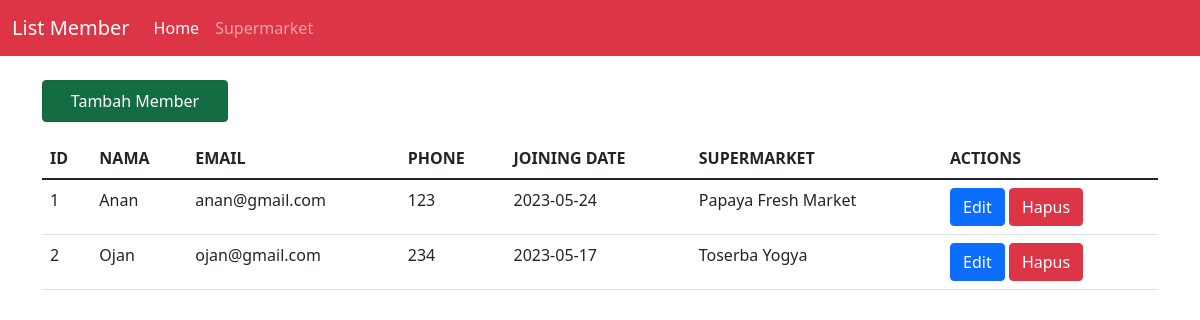
The page / on the database its author committed.
### tables this page shows
CREATE TABLE `members` (
  `id` int(11) NOT NULL,
  `name` varchar(255) NOT NULL,
  `email` varchar(255) NOT NULL,
  `phone` varchar(255) NOT NULL,
  `join_date` date NOT NULL,
  `id_supermarket` int(11) NOT NULL
);

CREATE TABLE `supermarket` (
  `id_supermarket` int(11) NOT NULL,
  `nama_supermarket` varchar(255) NOT NULL,
  `alamat_supermarket` varchar(255) NOT NULL
);

### controllers/Members.controller.php (called while the page is built, shortened)
<?php
include_once("models/Members.class.php");
include_once("models/Supermarket.class.php");
include_once("views/Members.view.php");
class MembersController
{
    private $members;
    private $supermarket;
    function __construct()
    {
        $this->members = new Members(Conf::$db_host, Conf::$db_user, Conf::$db_pass, Conf::$db_name);
        $this->supermarket = new Supermarket(Conf::$db_host, Conf::$db_user, Conf::$db_pass, Conf::$db_name);
    }
    public function index()
    {
        $this->members->open();
        $this->supermarket->open();
        $this->members->getMembers();
        $this->supermarket->getSupermarket();
        $data = array();
        while ($row = $this->members->getResult()) {
            array_push($data, $row);
        }
        $dataSupermarket = array();
        while ($row = $this->supermarket->getResult()) {
            array_push($dataSupermarket, $row);
        }
        $view = new MembersView();
        $view->render($data, $dataSupermarket);
    }
}

### views/Members.view.php (the view, shortened to what this page needs)
<?php
class MembersView
{
    public function render($data, $dataSupermarket)
    {
        $no = 1;
        $dataMembers = null;
        foreach ($data as $val) {
            list($id, $name, $email, $phone, $join_date, $id_supermarket) = $val;
            $nama_supermarket = '';
            $id_member = $id;
            foreach ($dataSupermarket as $supermarket) {
                list($id, $nama) = $supermarket;
                if ($id == $id_supermarket) {
                    $nama_supermarket = $nama;
                    break;
                }
            }
            $dataMembers .= "<tr>
                <td>" . $no++ . "</td>
                <td>" . $name . "</td>
                <td>" . $email . "</td>
                <td>" . $phone . "</td>
                <td>" . $join_date . "</td>
                <td>" . $nama_supermarket . "</td>
                <td>
                <a href='index.php?editForm=" . $id_member . "' class='btn btn-primary''>Edit</a>
                <a href='index.php?id_hapus=" . $id_member . "' class='btn btn-danger''>Hapus</a>
                </td>
                </tr>";
        }
    }
}

### index.php
<?php
include_once("models/Template.class.php");
include_once("models/DB.class.php");
include_once("controllers/Members.controller.php");
$members = new MembersController();
if (isset($_POST['add'])) {
    $members->add($_POST);
} else if (!empty($_GET['addForm'])) {
    $members->addForm();
} else if (!empty($_GET['editForm'])) {
    $members->editForm($_GET['editForm']);
} else if (!empty($_GET['id_hapus'])) {
    $id = $_GET['id_hapus'];
    $members->delete($id);
} else if (isset($_POST['edit'])) {
    $members->edit($_POST);
} else {
    $members->index();
}

### models/Template.class.php (shortened to what this page needs)
<?php
class Template
{
    var $content = '';
    function __construct($filename = '')
    {
        $this->content = implode('', @file($filename));
    }
    function clear()
    {
        $this->content = preg_replace("/DATA_[A-Z|_|0-9]+/", "", $this->content);
    }
    function write()
    {
        print $this->content;
    }
    function replace($old = '', $new = '')
    {
        if (is_int($new)) {
            $value = sprintf("%d", $new);
        } elseif (is_float($new)) {
            $value = sprintf("%f", $new);
        } elseif (is_array($new)) {
            $value = '';
            foreach ($new as $item) {
                $value .= $item . ' ';
            }
        } else {
            $value = $new;
        }
        $this->content = preg_replace("/$old/", $value, $this->content);
    }
}

### rows shown on the page
members: name "Anan", email "anan@gmail.com", phone "123", join_date "2023-05-24", id_supermarket.nama_supermarket "Papaya Fresh Market"
members: name "Ojan", email "ojan@gmail.com", phone "234", join_date "2023-05-17", id_supermarket.nama_supermarket "Toserba Yogya"

### other values the page prints
$this->content "List Member Home Supermarket Tambah Member ID NAMA EMAIL PHONE JOINING DATE SUPERMARKET ACTIONS"
